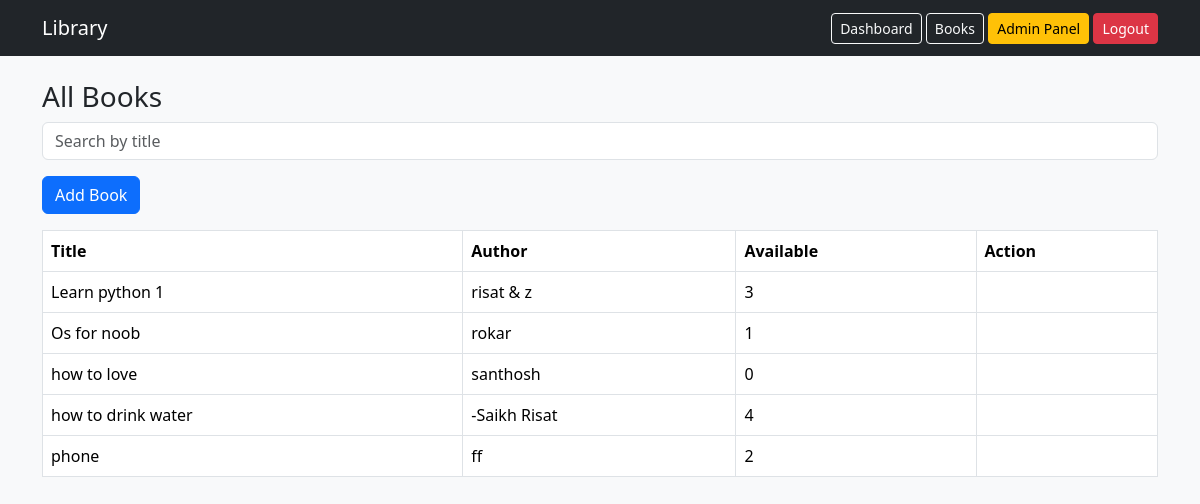
Page /books/ (signed in) on the earlier database version.
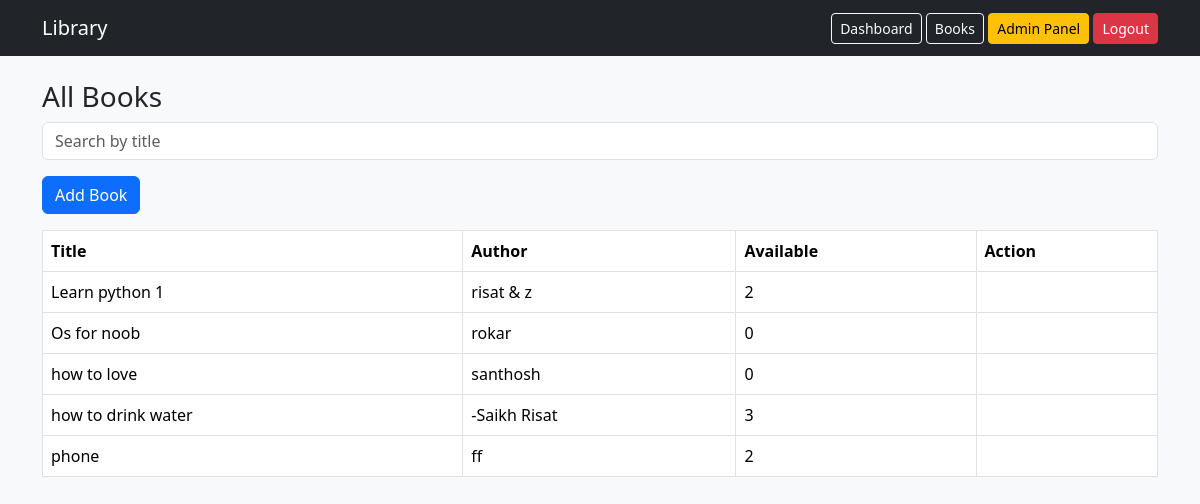
Same page on the later database version.
### library/models.py (models this page shows, shortened)
class Book(models.Model):
    title = models.CharField(max_length=200)
    author = models.CharField(max_length=150)
    total_quantity = models.PositiveIntegerField(default=1)
    available_quantity = models.PositiveIntegerField(default=1)

### library/views.py (the view)
# urls.py: path('books/', views.book_list, name='books'),
@login_required
def book_list(request):
    query = request.GET.get('q')
    if query:
        books = Book.objects.filter(title__icontains=query)
    else:
        books = Book.objects.all()
    return render(request, 'books.html', {'books': books})

### templates/books.html (shortened to what this page needs)
{% extends 'base.html' %}
{% block content %}
<h3>All Books</h3>
<form method="GET" class="mb-3">
    <input type="text" name="q" placeholder="Search by title" class="form-control">
</form>
{% if user.is_staff %}
<a href="/add-book/" class="btn btn-primary mb-3">Add Book</a>
{% endif %}
<table class="table table-bordered">
    <tr>
        <th>Title</th>
        <th>Author</th>
        <th>Available</th>
        <th>Action</th>
    </tr>
    {% for book in books %}
    <tr>
        <td>{{ book.title }}</td>
        <td>{{ book.author }}</td>
        <td>{{ book.available_quantity }}</td>
        <td>
        </td>
    </tr>
    {% endfor %}
</table>
{% endblock %}

### templates/base.html (shortened to what this page needs)
<!DOCTYPE html>
<html>
<head>
    <link href="https://cdn.jsdelivr.net/npm/bootstrap@5.3.2/dist/css/bootstrap.min.css" rel="stylesheet">
</head>
<body>
<nav class="navbar navbar-expand-lg navbar-dark bg-dark">
    <div class="container">
        <a class="navbar-brand" href="/">Library</a>
        <div>
            {% if user.is_authenticated %}
                <a href="/dashboard/" class="btn btn-outline-light btn-sm">Dashboard</a>
                <a href="/books/" class="btn btn-outline-light btn-sm">Books</a>
                {% if user.is_staff %}
                    <a href="/admin/" class="btn btn-warning btn-sm">Admin Panel</a>
                {% endif %}
                <a href="/logout/" class="btn btn-danger btn-sm">Logout</a>
            {% else %}
                <a href="/login/" class="btn btn-outline-light btn-sm">Login</a>
                <a href="/register/" class="btn btn-success btn-sm">Register</a>
            {% endif %}
        </div>
    </div>
</nav>
<div class="container mt-4">
    {% block content %}{% endblock %}
</div>
</body>
</html>

### templates/base.html (style rules this page uses)
body { background-color: #f8f9fa; }

Differences in the rows shown:
changed Book "Learn python 1": available_quantity "3" → "2"
changed Book "Os for noob": available_quantity "1" → "0"
changed Book "how to drink water": available_quantity "4" → "3"
